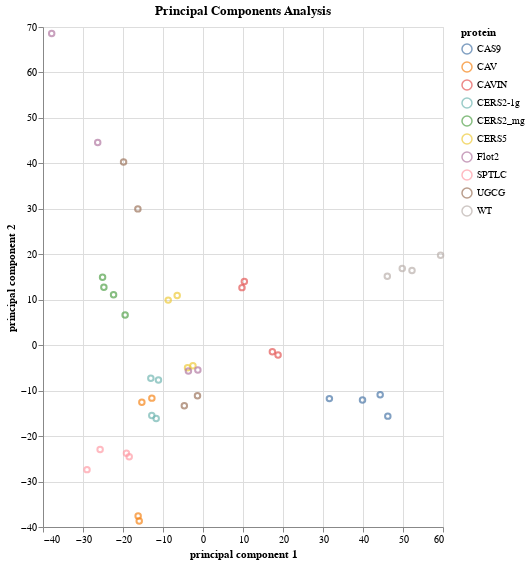

This figure's notebook cell:
### Code cell
# chart principal components
click = alt.selection_point(fields=['protein'])

pca= alt.Chart(df_pca).mark_point().encode(
    x='principal component 1:Q',
    y='principal component 2:Q',
    color=alt.condition(click, 'protein:N', alt.value('lightgray')),
    tooltip=['sample', 'protein']
).properties(
    width=400,
    height=500,
    title='Principal Components Analysis'
).add_params(
    click
)

pca

### Figure 1 — Vega-Lite specification as saved in the notebook (floating-point values rounded to 4 significant figures)
{"config": {"view": {"continuousWidth": 300, "continuousHeight": 300}}, "data": {"name": "data-455bce8eb719162090a7a8137d723bd8"}, "mark": {"type": "point"}, "encoding": {"color": {"condition": {"param": "param_1", "field": "protein", "type": "nominal"}, "value": "lightgray"}, "tooltip": [{"field": "sample", "type": "nominal"}, {"field": "protein", "type": "nominal"}], "x": {"field": "principal component 1", "type": "quantitative"}, "y": {"field": "principal component 2", "type": "quantitative"}}, "height": 500, "params": [{"name": "param_1", "select": {"type": "point", "fields": ["protein"]}}], "title": "Principal Components Analysis", "width": 400, "$schema": "https://vega.github.io/schema/vega-lite/v5.16.3.json", "datasets": {"data-455bce8eb719162090a7a8137d723bd8": [{"principal component 1": 39.88, "principal component 2": -12.07, "principal component 3": 44.49, "principal component 4": -13.14, "principal component 5": -9.655, "principal component 6": -1.16, "principal component 7": 6.997, "principal component 8": -0.7121, "principal component 9": -3.301, "principal component 10": 8.334, "sample": "CAS9-A", "protein": "CAS9"}, {"principal component 1": 44.29, "principal component 2": -10.89, "principal component 3": 43.86, "principal component 4": -13.82, "principal component 5": -10.49, "principal component 6": -2.158, "principal component 7": 12.45, "principal component 8": -25.17, "principal component 9": 57.62, "principal component 10": -5.071, "sample": "CAS9-A.1", "protein": "CAS9"}, {"principal component 1": 46.2, "principal component 2": -15.61, "principal component 3": 41.28, "principal component 4": -35.84, "principal component 5": -20.76, "principal component 6": -0.6787, "principal component 7": -0.6595, "principal component 8": 5.31, "principal component 9": -40.03, "principal component 10": 3.674, "sample": "CAS9-B", "protein": "CAS9"}, {"principal component 1": 31.6, "principal component 2": -11.76, "principal component 3": 27.87, "principal component 4": -23.69, "principal component 5": -8.995, "principal component 6": -5.123, "principal component 7": 0.8834, "principal component 8": 6.606, "principal component 9": -14.18, "principal component 10": 0.6605, "sample": "CAS9-B.1", "protein": "CAS9"}, {"principal component 1": -12.78, "principal component 2": -11.65, "principal component 3": -6.133, "principal component 4": -5.938, "principal component 5": -9.968, "principal component 6": 21.53, "principal component 7": -25.52, "principal component 8": 14.81, "principal component 9": 10.7, "principal component 10": -6.964, "sample": "CAV_A", "protein": "CAV"}, {"principal component 1": -15.29, "principal component 2": -12.54, "principal component 3": -6.141, "principal component 4": -3.518, "principal component 5": -8.323, "principal component 6": 20.89, "principal component 7": -24.47, "principal component 8": 9.406, "principal component 9": 8.443, "principal component 10": -7.211, "sample": "CAV_A.1", "protein": "CAV"}, {"principal component 1": -16.21, "principal component 2": -37.56, "principal component 3": 24.66, "principal component 4": 51.99, "principal component 5": 1.712, "principal component 6": 28.09, "principal component 7": 4.088, "principal component 8": -12.28, "principal component 9": -12.08, "principal component 10": 8.614, "sample": "CAV_B", "protein": "CAV"}, {"principal component 1": -15.94, "principal component 2": -38.69, "principal component 3": 23.55, "principal component 4": 51.1, "principal component 5": -0.7295, "principal component 6": 27.77, "principal component 7": 5.294, "principal component 8": -6.233, "principal component 9": -2.615, "principal component 10": 0.1846, "sample": "CAV_B.1", "protein": "CAV"}, {"principal component 1": 10.34, "principal component 2": 14.02, "principal component 3": -1.824, "principal component 4": -1.726, "principal component 5": -3.129, "principal component 6": 16.36, "principal component 7": -19.44, "principal component 8": 2.486, "principal component 9": 3.629, "principal component 10": 5.915, "sample": "CAVIN_A", "protein": "CAVIN"}, {"principal component 1": 9.744, "principal component 2": 12.66, "principal component 3": -3.869, "principal component 4": 1.011, "principal component 5": 0.08339, "principal component 6": 14.25, "principal component 7": -21.38, "principal component 8": 3.411, "principal component 9": 0.592, "principal component 10": 12.55, "sample": "CAVIN_A.1", "protein": "CAVIN"}, {"principal component 1": 17.34, "principal component 2": -1.442, "principal component 3": -14.84, "principal component 4": -2.946, "principal component 5": -3.119, "principal component 6": 12.33, "principal component 7": -18.44, "principal component 8": 14.54, "principal component 9": 3.896, "principal component 10": -5.418, "sample": "CAVIN_B", "protein": "CAVIN"}, {"principal component 1": 18.77, "principal component 2": -2.156, "principal component 3": -12.83, "principal component 4": -3.463, "principal component 5": -2.697, "principal component 6": 13.73, "principal component 7": -19.27, "principal component 8": 14.98, "principal component 9": 3.811, "principal component 10": -5.305, "sample": "CAVIN_B.1", "protein": "CAVIN"}, {"principal component 1": -24.78, "principal component 2": 12.76, "principal component 3": -6.231, "principal component 4": -1.331, "principal component 5": -16.57, "principal component 6": -8.832, "principal component 7": 2.048, "principal component 8": -7.779, "principal component 9": 1.396, "principal component 10": 18.6, "sample": "CERS2_mg-A", "protein": "CERS2_mg"}, {"principal component 1": -25.11, "principal component 2": 14.95, "principal component 3": -4.169, "principal component 4": -1.575, "principal component 5": -12.98, "principal component 6": -8.497, "principal component 7": 1.79, "principal component 8": -8.847, "principal component 9": -1.169, "principal component 10": 15.09, "sample": "CERS2_mg-A.1", "protein": "CERS2_mg"}, {"principal component 1": -22.36, "principal component 2": 11.1, "principal component 3": -9.361, "principal component 4": -4.2, "principal component 5": -17.66, "principal component 6": -5.109, "principal component 7": 4.466, "principal component 8": -12.81, "principal component 9": -2.534, "principal component 10": 5.373, "sample": "CERS2_mg-B", "protein": "CERS2_mg"}, {"principal component 1": -19.47, "principal component 2": 6.649, "principal component 3": -10.77, "principal component 4": -1.999, "principal component 5": -17.38, "principal component 6": -7.476, "principal component 7": -0.03921, "principal component 8": -9.846, "principal component 9": -2.573, "principal component 10": 9.152, "sample": "CERS2_mg-B.1", "protein": "CERS2_mg"}, {"principal component 1": -11.14, "principal component 2": -7.659, "principal component 3": -17.58, "principal component 4": -2.115, "principal component 5": -7.963, "principal component 6": -11.37, "principal component 7": 0.6005, "principal component 8": -1.744, "principal component 9": -0.08036, "principal component 10": -2.904, "sample": "CERS2-1g_A", "protein": "CERS2-1g"}, {"principal component 1": -13.04, "principal component 2": -7.251, "principal component 3": -17.45, "principal component 4": -0.2523, "principal component 5": -5.593, "principal component 6": -12.05, "principal component 7": 4.03, "principal component 8": -3.189, "principal component 9": -1.14, "principal component 10": -1.56, "sample": "CERS2-1g_A.1", "protein": "CERS2-1g"}, {"principal component 1": -12.8, "principal component 2": -15.46, "principal component 3": -4.82, "principal component 4": 21.42, "principal component 5": -11.11, "principal component 6": -18.63, "principal component 7": 10.33, "principal component 8": 2.27, "principal component 9": -3.111, "principal component 10": -1.884, "sample": "CERS2-1g_B", "protein": "CERS2-1g"}, {"principal component 1": -11.7, "principal component 2": -16.13, "principal component 3": -0.5803, "principal component 4": 25.28, "principal component 5": -11.63, "principal component 6": -22.0, "principal component 7": 11.42, "principal component 8": 6.286, "principal component 9": -2.2, "principal component 10": -3.011, "sample": "CERS2-1g_B.1", "protein": "CERS2-1g"}, {"principal component 1": -2.515, "principal component 2": -4.549, "principal component 3": -18.57, "principal component 4": -3.361, "principal component 5": -13.34, "principal component 6": -6.074, "principal component 7": -2.681, "principal component 8": -5.298, "principal component 9": -0.01514, "principal component 10": -2.372, "sample": "CERS5-A", "protein": "CERS5"}, {"principal component 1": -3.859, "principal component 2": -4.952, "principal component 3": -19.23, "principal component 4": -4.363, "principal component 5": -14.43, "principal component 6": -5.897, "principal component 7": -1.2, "principal component 8": -4.921, "principal component 9": -0.5497, "principal component 10": -1.292, "sample": "CERS5-A.1", "protein": "CERS5"}, {"principal component 1": -8.697, "principal component 2": 9.913, "principal component 3": -8.88, "principal component 4": 0.7542, "principal component 5": -10.08, "principal component 6": -5.2, "principal component 7": -0.2638, "principal component 8": -8.616, "principal component 9": -2.672, "principal component 10": 4.977, "sample": "CERS5-B", "protein": "CERS5"}, {"principal component 1": -6.452, "principal component 2": 10.93, "principal component 3": -9.628, "principal component 4": -0.06449, "principal component 5": -11.75, "principal component 6": -3.959, "principal component 7": -3.809, "principal component 8": -8.945, "principal component 9": -0.8086, "principal component 10": 3.211, "sample": "CERS5-B.1", "protein": "CERS5"}, {"principal component 1": -26.32, "principal component 2": 44.58, "principal component 3": 9.215, "principal component 4": -4.7, "principal component 5": -4.738, "principal component 6": 10.54, "principal component 7": 2.867, "principal component 8": -4.957, "principal component 9": 5.249, "principal component 10": -0.3346, "sample": "Flot2-A", "protein": "Flot2"}, {"principal component 1": -37.83, "principal component 2": 68.58, "principal component 3": 22.17, "principal component 4": -9.737, "principal component 5": -7.02, "principal component 6": 36.59, "principal component 7": 41.25, "principal component 8": 16.13, "principal component 9": -4.65, "principal component 10": -21.07, "sample": "Flot2-A.1", "protein": "Flot2"}, {"principal component 1": -3.646, "principal component 2": -5.698, "principal component 3": -16.11, "principal component 4": -6.421, "principal component 5": -11.4, "principal component 6": -8.481, "principal component 7": 2.081, "principal component 8": -0.5444, "principal component 9": 0.004339, "principal component 10": -7.092, "sample": "Flot2-B", "protein": "Flot2"}, {"principal component 1": -1.286, "principal component 2": -5.479, "principal component 3": -17.81, "principal component 4": -7.898, "principal component 5": -10.96, "principal component 6": -9.312, "principal component 7": 3.609, "principal component 8": -3.378, "principal component 9": -1.319, "principal component 10": -6.176, "sample": "Flot2-B.1", "protein": "Flot2"}, {"principal component 1": -25.72, "principal component 2": -22.95, "principal component 3": -6.63, "principal component 4": -23.66, "principal component 5": 29.45, "principal component 6": 2.187, "principal component 7": 5.868, "principal component 8": -5.437, "principal component 9": 1.227, "principal component 10": -1.239, "sample": "SPTLC_A", "protein": "SPTLC"}, {"principal component 1": -29.0, "principal component 2": -27.38, "principal component 3": -7.056, "principal component 4": -33.19, "principal component 5": 49.95, "principal component 6": 9.28, "principal component 7": 18.75, "principal component 8": -12.48, "principal component 9": -5.299, "principal component 10": 10.35, "sample": "SPTLC_A.1", "protein": "SPTLC"}, {"principal component 1": -19.14, "principal component 2": -23.79, "principal component 3": -7.019, "principal component 4": -25.16, "principal component 5": 18.52, "principal component 6": 3.08, "principal component 7": 1.061, "principal component 8": 0.04457, "principal component 9": 1.498, "principal component 10": -2.923, "sample": "SPTLC_B", "protein": "SPTLC"}, {"principal component 1": -18.45, "principal component 2": -24.55, "principal component 3": -7.151, "principal component 4": -26.28, "principal component 5": 19.87, "principal component 6": 6.878, "principal component 7": -2.782, "principal component 8": 3.274, "principal component 9": 3.265, "principal component 10": -3.85, "sample": "SPTLC_B.1", "protein": "SPTLC"}, {"principal component 1": -16.28, "principal component 2": 29.99, "principal component 3": 31.79, "principal component 4": 11.1, "principal component 5": 26.94, "principal component 6": -19.24, "principal component 7": -9.075, "principal component 8": 31.41, "principal component 9": 12.82, "principal component 10": 45.56, "sample": "UGCG-A", "protein": "UGCG"}, {"principal component 1": -19.86, "principal component 2": 40.3, "principal component 3": 43.83, "principal component 4": 13.67, "principal component 5": 32.91, "principal component 6": -25.15, "principal component 7": -40.24, "principal component 8": -29.45, "principal component 9": -13.77, "principal component 10": -29.41, "sample": "UGCG-A.1", "protein": "UGCG"}, {"principal component 1": -4.671, "principal component 2": -13.34, "principal component 3": 7.84, "principal component 4": 13.81, "principal component 5": 7.15, "principal component 6": -22.83, "principal component 7": 9.265, "principal component 8": 26.89, "principal component 9": 5.896, "principal component 10": -19.96, "sample": "UGCG-B", "protein": "UGCG"}, {"principal component 1": -1.376, "principal component 2": -11.14, "principal component 3": 9.04, "principal component 4": 12.08, "principal component 5": 8.674, "principal component 6": -25.19, "principal component 7": 7.85, "principal component 8": 29.12, "principal component 9": 5.867, "principal component 10": -19.47, "sample": "UGCG-B.1", "protein": "UGCG"}, {"principal component 1": 52.25, "principal component 2": 16.44, "principal component 3": -26.85, "principal component 4": 12.33, "principal component 5": 12.83, "principal component 6": 3.258, "principal component 7": 4.023, "principal component 8": -4.974, "principal component 9": -2.249, "principal component 10": 1.431, "sample": "WT_A", "protein": "WT"}, {"principal component 1": 59.4, "principal component 2": 19.77, "principal component 3": -27.17, "principal component 4": 12.09, "principal component 5": 14.31, "principal component 6": 9.184, "principal component 7": 3.805, "principal component 8": -3.973, "principal component 9": -0.7188, "principal component 10": -4.222, "sample": "WT_A.1", "protein": "WT"}, {"principal component 1": 49.82, "principal component 2": 16.88, "principal component 3": -21.41, "principal component 4": 17.36, "principal component 5": 21.25, "principal component 6": -0.3547, "principal component 7": 13.69, "principal component 8": -3.921, "principal component 9": -6.432, "principal component 10": 4.365, "sample": "WT_B", "protein": "WT"}, {"principal component 1": 46.08, "principal component 2": 15.18, "principal component 3": -19.5, "principal component 4": 16.39, "principal component 5": 18.81, "principal component 6": -1.175, "principal component 7": 10.76, "principal component 8": -1.472, "principal component 9": -2.423, "principal component 10": 0.6988, "sample": "WT_B.1", "protein": "WT"}]}}
